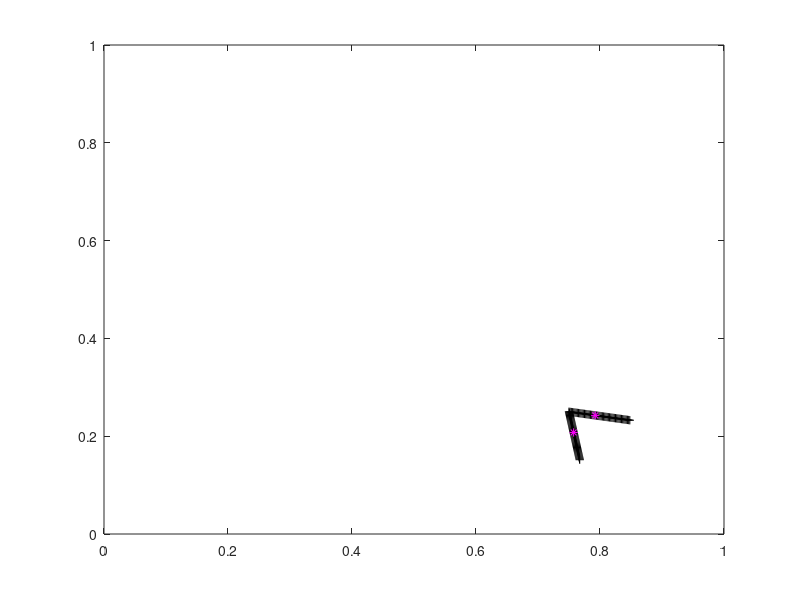

Source code (MATLAB):
%-------------------------------------------------------------------------------------------------------------------%
%
% IB2d is an Immersed Boundary Code (IB) for solving fully coupled non-linear 
% 	fluid-structure interaction models. This version of the code is based off of
%	Peskin's Immersed Boundary Method Paper in Acta Numerica, 2002.
%
% Author: Nicholas A. Battista
% Email:  nick.battista@unc.edu
% Date Created: September 9th, 2016
% Institution: UNC-CH
%
% This code is capable of creating Lagrangian Structures using:
% 	1. Springs
% 	2. Beams (*torsional springs)
% 	3. Target Points
%	4. Muscle-Model (combined Force-Length-Velocity model, "HIll+(Length-Tension)")
%
% One is able to update those Lagrangian Structure parameters, e.g., spring constants, resting %%	lengths, etc
% 
% There are a number of built in Examples, mostly used for teaching purposes. 
% 
% If you would like us %to add a specific muscle model, please let Nick (nick.battista@unc.edu) know.
%
%--------------------------------------------------------------------------------------------------------------------%

%%%%%%%%%%%%%%%%%%%%%%%%%%%%%%%%%%%%%%%%%%%%%%%%%%%%%%%%%%%%%%%%%%%%%%%%%%%%%%%%%%%%%%
%
% FUNCTION: creates the geometry and prints associated input files
%
%%%%%%%%%%%%%%%%%%%%%%%%%%%%%%%%%%%%%%%%%%%%%%%%%%%%%%%%%%%%%%%%%%%%%%%%%%%%%%%%%%%%%%

function Make_Scallop_Geo_and_Input_Files()

%
% Grid Parameters (MAKE SURE MATCHES IN input2d !!!)
%
Nx =  256;        % # of Eulerian Grid Pts. in x-Direction (MUST BE EVEN!!!)
Lx = 1.0;        % Length of Eulerian Grid in x-Direction
dx = Lx/Nx;      % Grid spatial resolution

%
% Immersed Structure Geometric / Dynamic Parameters %
%
ds = 0.5*dx;              % Lagrangian Pt. Spacing (2x resolution of Eulerian grid)
struct_name = 'scallop'; % Name for .vertex, .spring, etc files. (must match what's in 'input2d')


% Call function to construct geometry
[xLag,yLag] = give_Me_Immsersed_Boundary_Geometry(ds,Lx);


half_len = (length(xLag)-1)/2;   % Computes # of Lag Pts on each "Arm"
ind_off = ceil( 0.4*half_len ); % Computes # of lags from center pt for muscle placement
b_ind = half_len - ind_off;      % Bottom index
t_ind = half_len+2 + ind_off;    % Top index

%b_ind = 1;
%t_ind = length(xLag);
m_dist = sqrt( ( xLag(b_ind)-xLag(t_ind) )^2 + ( yLag(b_ind)-yLag(t_ind) )^2   );



% Test Muscle Placement
plot( xLag( b_ind ), yLag( b_ind ), 'm*'); hold on;
plot( xLag( t_ind ), yLag( t_ind ), 'm*'); hold on;


% Prints .vertex file!
print_Lagrangian_Vertices(xLag,yLag,struct_name);


% Prints .spring file!
k_Spring = 2e6;                    % Spring stiffness (does not need to be equal for all springs)
ds_Rest = ds;                        % Spring resting length (does not need to be equal for all springs)
print_Lagrangian_Springs(xLag,yLag,k_Spring,ds_Rest,struct_name);


% Prints .beam file!
k_Beam = 1e11;                      % Beam Stiffness (does not need to be equal for all beams)
C = compute_Curvatures(xLag,yLag); % Computes curvature of initial configuration
print_Lagrangian_Beams(xLag,yLag,k_Beam,C,struct_name);


% Prints .muscle file! [ a_f * Fmax *exp( -( (Q-1)/SK )^2 ) * (1/P0)*(b*P0-a*v)/(v+b); Q = LF/LFO ]
LFO = m_dist; SK = 0.3; a = 0.25; b = 4.0; Fmax = 1e2;
kSpr = 10*Fmax; alpha = 1;
print_Lagrangian_3_Element_Muscles(xLag,LFO,SK,a,b,Fmax,struct_name,b_ind,t_ind,kSpr,alpha)


% Prints .target file!
%k_Target = 1e7;
%print_Lagrangian_Target_Pts(xLag,k_Target,struct_name);



%%%%%%%%%%%%%%%%%%%%%%%%%%%%%%%%%%%%%%%%%%%%%%%%%%%%%%%%%%%%%%%%%%%%%%%%
%
% FUNCTION: prints VERTEX points to a file called 'struct_name'.vertex
%
%%%%%%%%%%%%%%%%%%%%%%%%%%%%%%%%%%%%%%%%%%%%%%%%%%%%%%%%%%%%%%%%%%%%%%%%

function print_Lagrangian_Vertices(xLag,yLag,struct_name)

    N = length(xLag); % Total # of Lag. Pts

    vertex_fid = fopen([struct_name '.vertex'], 'w');

    fprintf(vertex_fid, '%d\n', N );

    %Loops over all Lagrangian Pts.
    for s = 1:N
        X_v = xLag(s);
        Y_v = yLag(s);
        fprintf(vertex_fid, '%1.16e %1.16e\n', X_v, Y_v);
    end

    fclose(vertex_fid);

    
    
%%%%%%%%%%%%%%%%%%%%%%%%%%%%%%%%%%%%%%%%%%%%%%%%%%%%%%%%%%%%%%%%%%%%%%%%
%
% FUNCTION: prints MUSCLE points to a file called "struct_name".muscle
%
%%%%%%%%%%%%%%%%%%%%%%%%%%%%%%%%%%%%%%%%%%%%%%%%%%%%%%%%%%%%%%%%%%%%%%%%

function print_Lagrangian_3_Element_Muscles(xLag,LFO,SK,a,b,Fmax,struct_name,ind_b,ind_t,kSpr,alpha)

    %N = length(xLag); %Number of Lagrangian Pts. Total

    muscle_fid = fopen([struct_name '.3_muscle'], 'w');

    fprintf(muscle_fid, '%d\n', 1 ); % Only 1 muscle

    %MUSCLES BETWEEN VERTICES
    fprintf(muscle_fid, '%d %d %1.16e %1.16e %1.16e %1.16e %1.16e %1.16e %1.16e\n', ind_b, ind_t, LFO, SK, a,b,Fmax,kSpr,alpha);  
    
    fclose(muscle_fid);
   
    
%%%%%%%%%%%%%%%%%%%%%%%%%%%%%%%%%%%%%%%%%%%%%%%%%%%%%%%%%%%%%%%%%%%%%%%%
%
% FUNCTION: prints SPRING points to a file called 'struct_name'.spring
%
%%%%%%%%%%%%%%%%%%%%%%%%%%%%%%%%%%%%%%%%%%%%%%%%%%%%%%%%%%%%%%%%%%%%%%%%

function print_Lagrangian_Springs(xLag,yLag,k_Spring,ds_Rest,struct_name)

    N = length(xLag);

    spring_fid = fopen([struct_name '.spring'], 'w');

    fprintf(spring_fid, '%d\n', N-1 );    % Print # of springs 

    %spring_force = kappa_spring*ds/(ds^2);
        
    %SPRINGS BETWEEN VERTICES
    for s = 1:N
            if s < N         
                fprintf(spring_fid, '%d %d %1.16e %1.16e\n', s, s+1, k_Spring, ds_Rest);  
            %else
            %    %Case s=N
            %    fprintf(spring_fid, '%d %d %1.16e %1.16e\n', s, 1,   k_Spring, ds_Rest);  
            end
    end
    fclose(spring_fid);     
    
    
    
%%%%%%%%%%%%%%%%%%%%%%%%%%%%%%%%%%%%%%%%%%%%%%%%%%%%%%%%%%%%%%%%%%%%%%%%
%
% FUNCTION: prints TARGET points to a file called 'struct_name'.vertex
%
%%%%%%%%%%%%%%%%%%%%%%%%%%%%%%%%%%%%%%%%%%%%%%%%%%%%%%%%%%%%%%%%%%%%%%%%

function print_Lagrangian_Target_Pts(xLag,k_Target,struct_name)

    N = length(xLag);

    target_fid = fopen([struct_name '.target'], 'w');

    fprintf(target_fid, '%d\n', N );

    %Loops over all Lagrangian Pts.
    for s = 1:N
        fprintf(target_fid, '%d %1.16e\n', s, k_Target);
    end

    fclose(target_fid); 
    
    
%%%%%%%%%%%%%%%%%%%%%%%%%%%%%%%%%%%%%%%%%%%%%%%%%%%%%%%%%%%%%%%%%%%%%%%%%%%%%%%%%%%%%
%
% FUNCTION: prints BEAM (Torsional Spring) points to a file called 'struct_name'.beam
%
%%%%%%%%%%%%%%%%%%%%%%%%%%%%%%%%%%%%%%%%%%%%%%%%%%%%%%%%%%%%%%%%%%%%%%%%%%%%%%%%%%%%%

function print_Lagrangian_Beams(xLag,yLag,k_Beam,C,struct_name)

    % k_Beam: beam stiffness
    % C: beam curvature
    
    N = length(xLag); % NOTE: Total number of beams = Number of Total Lag Pts. - 2

    beam_fid = fopen([struct_name '.beam'], 'w');

    fprintf(beam_fid, '%d\n', N-2 );

    %spring_force = kappa_spring*ds/(ds^2);

    %BEAMS BETWEEN VERTICES
    for s = 2:N-1
            if  s <= N-1         
                fprintf(beam_fid, '%d %d %d %1.16e %1.16e\n',s-1, s, s+1, k_Beam, C(s) );  
            else
                %Case s=N
                fprintf(beam_fid, '%d %d %d %1.16e %1.16e\n',s-1, s, 1,   k_Beam, C(s) );  
            end
    end
    fclose(beam_fid); 
    
    
    
%%%%%%%%%%%%%%%%%%%%%%%%%%%%%%%%%%%%%%%%%%%%%%%%%%%%%%%%%%%%%%%%%%%%%%%%
%
% FUNCTION: computes "curvature" of starting configuration
% 
% NOTE: not curvature in the traditional geometric sense, in the 'discrete'
% sense through cross product.
%
% NOTE: assumes a CLOSED structure
%
%%%%%%%%%%%%%%%%%%%%%%%%%%%%%%%%%%%%%%%%%%%%%%%%%%%%%%%%%%%%%%%%%%%%%%%%

function C = compute_Curvatures(xLag,yLag)

N = length(xLag);
C = zeros( N );

%Note: needs to be done same order as you print .beam file!
for i=1:N
   
   % Pts Xp -> Xq -> Xr (same as beam force calc.)
   
   if ( (i > 1) && (i < N) )
   
        Xp = xLag(i-1); Xq = xLag(i); Xr = xLag(i+1);
        Yp = yLag(i-1); Yq = yLag(i); Yr = yLag(i+1);
   
   elseif (i==1)
       
        Xp = xLag(N); Xq = xLag(i); Xr = xLag(i+1);
        Yp = yLag(N); Yq = yLag(i); Yr = yLag(i+1);
       
   elseif (i==N)
       
        Xp = xLag(N-1); Xq = xLag(N); Xr = xLag(1);
        Yp = yLag(N-1); Yq = yLag(N); Yr = yLag(1);
       
   end
       
   C(i) = (Xr-Xq)*(Yq-Yp) - (Yr-Yq)*(Xq-Xp); %Cross product btwn vectors
      
end
    
    
%%%%%%%%%%%%%%%%%%%%%%%%%%%%%%%%%%%%%%%%%%%%%%%%%%%%%%%%%%%%%%%%%%%%%%%%%
%
% FUNCTION: creates the Lagrangian structure geometry
%
%%%%%%%%%%%%%%%%%%%%%%%%%%%%%%%%%%%%%%%%%%%%%%%%%%%%%%%%%%%%%%%%%%%%%%%%%
 
function [xLag,yLag] = give_Me_Immsersed_Boundary_Geometry(ds,Lx)
 
% ds: Lagrangian pt. spacing
% Lx: Length of Eulerian grid
 
% The immsersed structure is initially "an angle" of 10 degrees %
ang = 70*pi/180; % original angle
L = 1/10*Lx;     % Structure will be 1/20 of the length of the grid

% Create line of points
x = 0:ds:L;
y = zeros( 1, length( x ) );

% Rotate line of points
[xB,yB] = rotate_geometry_please(x,y,-ang/2);
[xT,yT] = rotate_geometry_please(x,y,ang/2);

% Put together!
xLag = [ xB(end:-1:2) xT ];
yLag = [ yB(end:-1:2) yT ];

[xLag,yLag] = rotate_geometry_please(xLag,yLag,-pi/4);

length(xLag)

xLag = xLag + 0.75*Lx;
yLag = yLag + 0.25*Lx;

% TESTING GEOMETRY
%plot(xB,yB,'r*'); hold on;
%plot(xT,yT,'go'); hold on;
plot( xLag, yLag, 'k+'); hold on;
axis([0 Lx 0 Lx]);

% for i=1:length(xLag)
%    plot( xLag(i), yLag(i), 'k+'); hold on;
%    axis([0 Lx 0 Lx]);
%    pause();
% end



%%%%%%%%%%%%%%%%%%%%%%%%%%%%%%%%%%%%%%%%%%%%%%%%%%%%%%%%%%%%%%%%%%%%%%%%%
%
% FUNCTION: rotate set of points
%
%%%%%%%%%%%%%%%%%%%%%%%%%%%%%%%%%%%%%%%%%%%%%%%%%%%%%%%%%%%%%%%%%%%%%%%%%

function [xN,yN] = rotate_geometry_please(x,y,ang)

% x,y original (x,y) coordinates before rotation
% ang: angle rotating by

xN = zeros( 1, length( x ) ); yN = xN;
for i=1:length(x)
   xN(i) = x(i)*cos(ang) - y(i)*sin(ang); 
   yN(i) = x(i)*sin(ang) + y(i)*cos(ang); 
end
